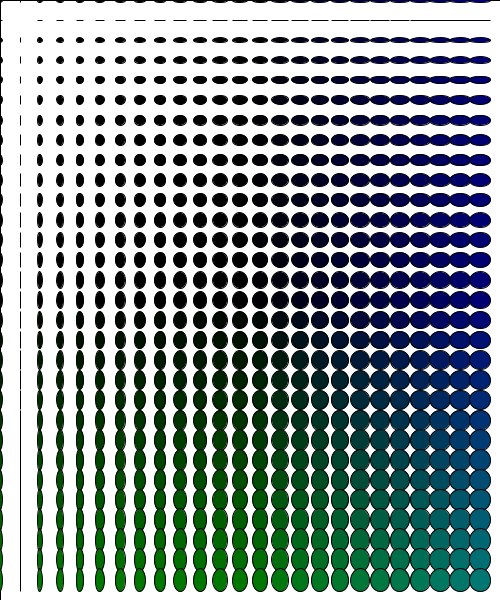
Frame 1 (no input)
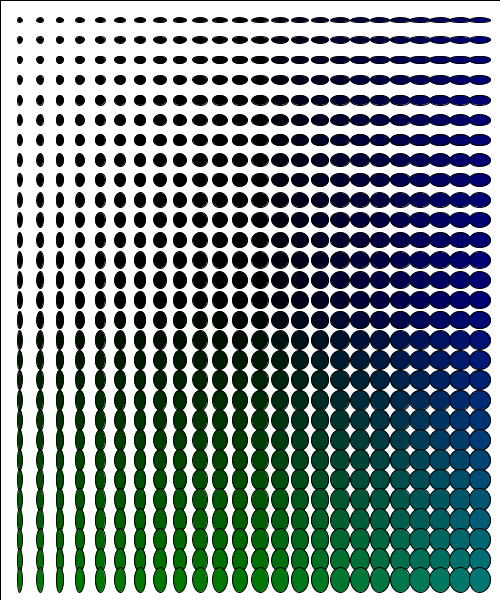
Frame 60 (the mouse pressed at the canvas centre just before this capture)
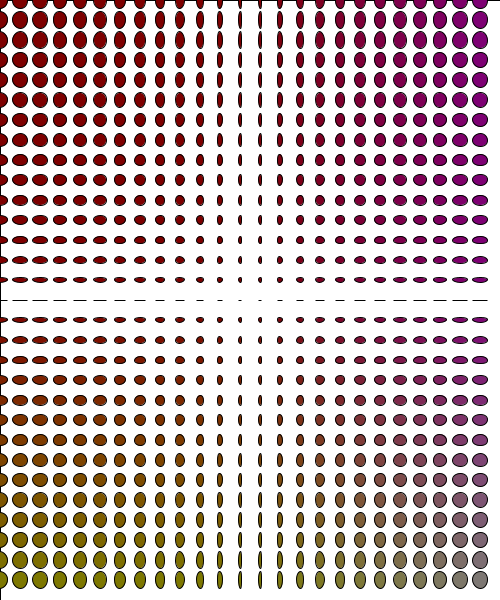
Frame 120 (the mouse held since frame 60 and released just before this capture)

The Processing sketch that drew these frames (run headless with seeded random() and noise(); from frame 60 on, the mouse is pressed at the canvas centre):

// Processing sketch: processing_61867
// ── processing_61867.pde

float sx,sy,rot;
int dist;
void setup()
{size(500,600);
background (255);
rect(0,0,500,600);
sx = 20f;
sy = 20f;
dist=200;
rot=0.0f;
}
void draw()
{
  if (key=='w')
  dist++;
  if (key=='s')
  dist--;
  if (key=='a')
  rot++;
  if (key=='d')
  rot--;
  fill (255,255,255);
  rect(0,0,500,600);
  translate(250,300);
rotate (rot/100);

for (int x = -250; x < 250; x+=(((float)dist)/10f))
 for (int y = -300; y < 300; y+=(((float)dist)/10f))
 { 
   fill(mouseX/2,y*256/600,x/2);
 ellipse(x,y,pow(abs(sx-x-250),.5f),pow(abs(sy-y-300),.5f));
 }
  sx=mouseX;
  sy=mouseY;  
}
